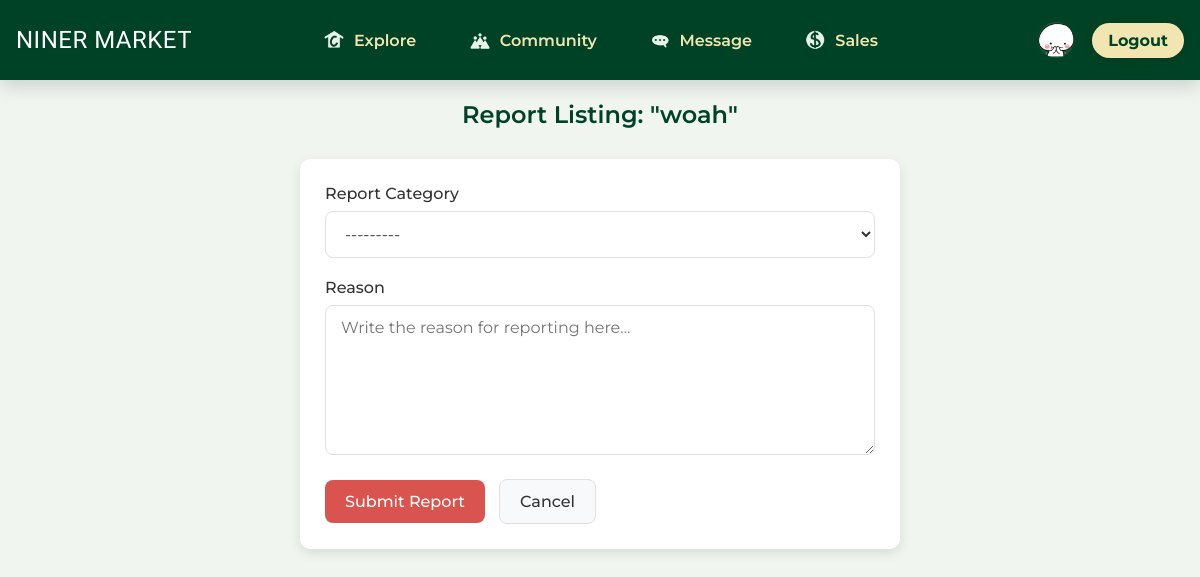
The app's page /report/2/ (signed in) with its own data.
### base/models.py (models this page shows, shortened)
class User(AbstractBaseUser, PermissionsMixin):
    email = models.EmailField(unique=True)
    first_name = models.CharField(max_length=30)
    last_name = models.CharField(max_length=30)
    profile_pic = models.ImageField(
        upload_to='static/images/profile_pics',
        null=True,
        blank=True,
        default='profile_pics/uncc-logo.png'
    )
    is_active = models.BooleanField(default=True)
    is_staff = models.BooleanField(default=False)
    objects = CustomUserManager()
    USERNAME_FIELD = 'email'
    REQUIRED_FIELDS = ['first_name', 'last_name']

class Listing(models.Model):
    PAYMENT_CHOICES = [
        ('cash', 'Cash'),
        ('paypal', 'PayPal'),
        ('venmo', 'Venmo'),
        ('zelle', 'Zelle'),
        ('cashapp', 'CashApp'),
        ('other', 'Other'),
    ]
    CONDITION_CHOICES = [
        ('used', 'Used'),
        ('new', 'New'),
    ]
    CATEGORY_CHOICES = [
        ('Electronics', 'Electronics'),
        ('Sports', 'Sports'),
        ('Clothing', 'Clothing'),
        ('Books', 'Books'),
        ('Furniture', 'Furniture'),
        ('Other', 'Other')
    ]
    title = models.CharField(max_length=100)
    description = models.TextField(default='No description provided.')
    price = models.DecimalField(max_digits=8, decimal_places=2)
    quantity = models.PositiveIntegerField(default=1)
    accepted_payments = models.CharField(max_length=255, null=True, blank=True)
    negotiable = models.BooleanField(default=False)
    condition = models.CharField(max_length=20, choices=CONDITION_CHOICES, default='used')
    created_by = models.ForeignKey('base.User', on_delete=models.CASCADE)
    created_at = created_at = models.DateTimeField(auto_now_add=True)
    category = models.CharField(max_length=50, choices=CATEGORY_CHOICES, default='Other')

### base/views.py (the view)
# urls.py: path('report/<int:pk>/', views.report_listing, name='report_listing'),
@login_required
def report_listing(request, pk):
    listing = get_object_or_404(Listing, pk=pk)
    if request.method == 'POST':
        form = ReportForm(request.POST)
        if form.is_valid():
            report = form.save(commit=False)
            report.user = request.user
            report.listing = listing
            report.save()
            messages.success(request, 'Your report has been submitted.')
            return redirect('explore_detail', pk=pk)
    else:
        form = ReportForm()
    return render(request, 'base/report_listing.html', {
        'listing': listing,
        'form': form
    })

### base/forms.py
class ReportForm(forms.ModelForm):
    class Meta:
        model = Report
        fields = ['category', 'reason']
        widgets = {
            'category': forms.Select(attrs={'class': 'form-control'}),
            'reason': forms.Textarea(attrs={
                'placeholder': 'Write the reason for reporting here...',
                'class': 'form-control',
                'rows': 5,
            }),
        }

### base/templates/base/report_listing.html (shortened to what this page needs)
<!DOCTYPE html>
{% load static %}
<html lang="en">
<head>
    <link rel="stylesheet" href="{% static 'css/report_listing.css' %}">
    <link rel="stylesheet" href="https://cdnjs.cloudflare.com/ajax/libs/font-awesome/6.0.0/css/all.min.css">
</head>
<body>
{% include 'navbar.html' %}
<h2>Report Listing: "{{ listing.title }}"</h2>
<form method="POST">
  <div class="form-group">
    <label for="id_category">Report Category</label>
    {{ form.category }}
  </div>
  <div class="form-group">
    <label for="id_reason">Reason</label>
    {{ form.reason }}
  </div>
  <button type="submit" class="btn btn-danger">Submit Report</button>
  <a href="{% url 'explore_detail' listing.id %}" class="btn btn-secondary">Cancel</a>
</form>
</body>
</html>

### templates/navbar.html (shortened to what this page needs)
<!DOCTYPE html>
{% load static %}
<html lang="en">
<head>
    <link rel='stylesheet' href="{% static 'css/navbar.css' %}">
</head>
<body>
<div class="navbar">
    <div class="nav-left">
        <a href="{% url 'home' %}" class="logo">
            NINER MARKET
        </a>
    </div>
    <div class="nav-center">
        <div class="nav-icons" id="navMenu">
            <a href="{% url 'explore' %}" class="{% if request.path == '/explore/' %}active{% endif %}">
                <img src="{% static 'images/Home.png' %}" alt="explore"> Explore
            </a>
            <a href="{% url 'community' %}" class="{% if request.path == '/community/' %}active{% endif %}">
                <img src="{% static 'images/Community.png' %}" alt="community"> Community
            </a>
            <a href="{% url 'message' %}" class="{% if request.path == '/messages/' %}active{% endif %}">
                <img src="{% static 'images/Message.png' %}" alt="messages"> Message
            </a>
            <a href="{% url 'sales' %}" class="{% if request.path == '/sales/' %}active{% endif %}">
                <img src="{% static 'images/Sales.png' %}" alt="create listings"> Sales
            </a>
        </div>
    </div>
    <div class="nav-right">
        {% if user.is_authenticated %}
            <div class="desktop-buttons">
                <a href="{% url 'profile' %}" class="profile-icon">
                    <img src="{% if user.profile_pic %}{{ user.profile_pic.url }}{% else %}{% static 'images/emptyuserprofile.jpg' %}{% endif %}"
                         alt="Profile" class="nav-profile-pic">
                </a>
                <a href="{% url 'logout' %}" class="desktop-login">Logout</a>
            </div>
        {% else %}
            <a href="{% url 'login' %}" class="desktop-login">Login/Signup</a>
        {% endif %}
    </div>
</div>
</body>
</html>

### static/css/report_listing.css (style rules this page uses)
:root { --color-main: #004225; --color-light-main: #00532e; --color-accent: #F1E6B2; --color-hover: #A49665; --color-white: #ffffff; --color-bg: #f0f5f0; --color-text: #333333; --color-text-light: #666666; --color-border: #e0e0e0; --color-danger: #d9534f; --shadow-sm: 0 2px 5px rgba(0, 0, 0, 0.05); --transition-medium: 0.3s ease; --border-radius: 10px; }
* { margin: 0; padding: 0; box-sizing: border-box; font-family: 'Montserrat', sans-serif; }
body { background-color: var(--color-bg); color: var(--color-text); font-size: 16px; padding-top: 80px; min-height: 100vh; }
h2 { font-size: 24px; font-weight: 600; color: var(--color-main); text-align: center; margin: 20px 0 30px; }
form { max-width: 600px; margin: 0 auto; padding: 25px; background-color: var(--color-white); border-radius: var(--border-radius); box-shadow: var(--shadow-sm); }
.form-group { margin-bottom: 20px; }
label { display: block; font-weight: 500; margin-bottom: 8px; color: var(--color-text); }
select, textarea { width: 100%; padding: 12px 15px; border: 1px solid var(--color-border); border-radius: 8px; font-size: 16px; color: var(--color-text); background-color: var(--color-white); transition: border-color var(--transition-medium); }
textarea { min-height: 150px; resize: vertical; }
.btn { display: inline-block; padding: 12px 20px; font-size: 16px; font-weight: 500; text-align: center; border-radius: 8px; cursor: pointer; transition: all var(--transition-medium); margin-right: 10px; }
.btn-danger { background-color: var(--color-danger); color: var(--color-white); border: none; }
.btn-secondary { background-color: #f8f9fa; color: var(--color-text); border: 1px solid var(--color-border); text-decoration: none; }

### records on screen
User: profile_pic (picture)
Listing: title "woah"
